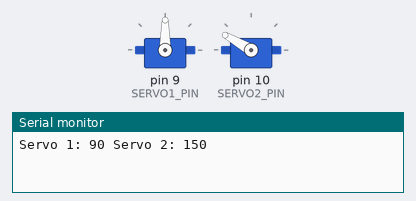
This sketch was run on a simulated Arduino Uno, built with avr-gcc and run on an emulated ATmega328P. On the bench: 2 × servo, the last lines printed to the serial monitor.

Above: at 0.05 s.
At 0.9 s:
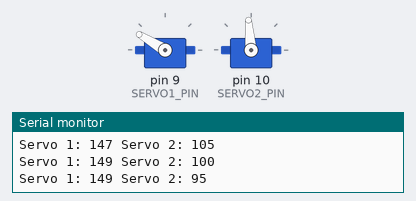
At 1.8 s:
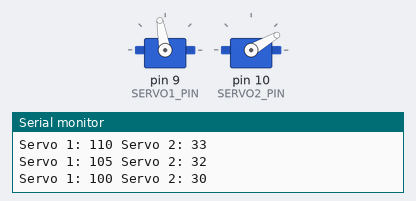
At 3.6 s:
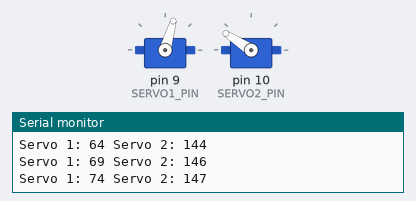
Timing chart, 0 to 8.7 s (numbered marks = the images above):
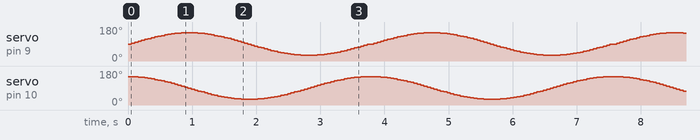

The sketch:

right_hand.ino
```cpp
 // right hand code of roboat

 #include <Servo.h>
Servo servo1; //Initialize  servo name
Servo servo2; //Initialize  servo name
const int SERVO1_PIN = 9; //Initialize  servo pin
const int SERVO2_PIN = 10; //Initialize  servo name
void setup() {
 Serial.begin(9600); // Initialize serial communication
 servo1.attach(SERVO1_PIN);
 servo2.attach(SERVO2_PIN);
}
void loop() {
 for (int angle = 0; angle <= 360; angle += 5) {
 float radian = angle * (3.14159 / 180.0);
 int servo1_pos = (int)(90 + 60 * sin(radian));
 int servo2_pos = (int)(90 + 60 * cos(radian));

 servo1.write(servo1_pos);
 servo2.write(servo2_pos);

 Serial.print("Servo 1: ");
 Serial.print(servo1_pos);
 Serial.print(" Servo 2: ");
 Serial.println(servo2_pos);

 delay(51);
 }
}
```
